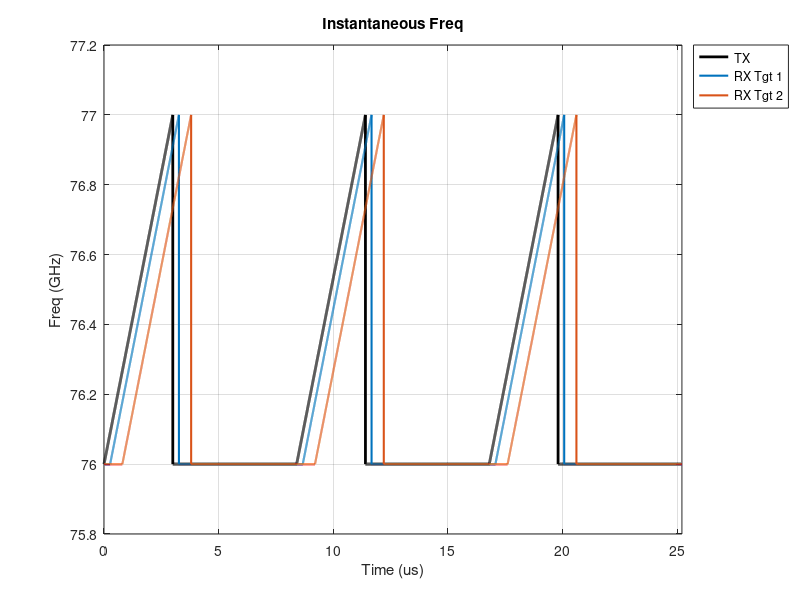
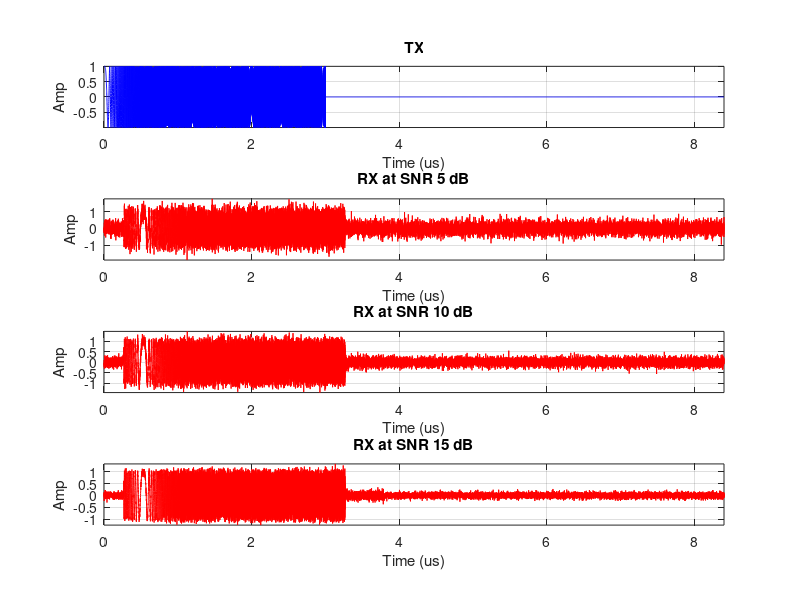

Write the MATLAB code that produced these figures, in order.
% Task A: TX,RX GEN
% BY: Salah Waheed, Islam Ahmed
clear; close all; clc;

%% Paramaters

c = 3e8; 
fc = 76.5e9;   %carrier       
B = 1e9; %Bandwidht
Tc = 3e-6; % chirp duration
PRI = 8.4e-6;
slope = B/Tc;
f_start = fc - B/2; 
f_stop = fc + B/2;
Ts = 0.5e-9;
Fs = 1/Ts;
Np = 512;           % num pulses
Ns = round(Tc/Ts);   % samples per chirp
Npri = round(PRI/Ts); % samples per PRI
snr_vals = [5, 10, 15]; 

%% Targets [R, V]
Tgt = [
    40    30;
    120  -80
];
n_tgt = size(Tgt,1);

%% instentous freq
figure('Name', 'Freq Check', 'Position', [50 50 800 400], 'Color', 'w');
n_show = 3;
t_ax = 0:Ts:(n_show*PRI - Ts);
len_t = length(t_ax);

% Tx line
tx_freq = f_start * ones(size(t_ax));
for n = 0:n_show-1
    t0 = n*PRI;
    mask = (t_ax >= t0) & (t_ax < t0 + Tc);
    tx_freq(mask) = f_start + slope*(t_ax(mask) - t0);
end

% Rx lines
rx_freq = f_start * ones(n_tgt, len_t); 
for k = 1:n_tgt
    delay = 2 * Tgt(k,1) / c;
    for n = 0:n_show-1
        t0 = n*PRI;
        mask = (t_ax >= t0 + delay) & (t_ax < t0 + delay + Tc);
        if any(mask)
            rx_freq(k, mask) = f_start + slope*(t_ax(mask) - t0 - delay);
        end
    end
end

% Plotting
plot(t_ax*1e6, tx_freq/1e9, 'k', 'LineWidth', 2); hold on;
cols = lines(n_tgt);
lgd = {'TX'};

for k = 1:n_tgt
    plot(t_ax*1e6, rx_freq(k,:)/1e9, 'LineWidth', 1.5, 'Color', cols(k,:));
    lgd{end+1} = sprintf('RX Tgt %d', k);
end

xlabel('Time (us)'); ylabel('Freq (GHz)');
title('Instantaneous Freq');
legend(lgd, 'Location', 'bestoutside');
ylim([75.8 77.2]); xlim([0 n_show*PRI*1e6]); grid on;

%% TX,RX signals 
% Figure setup
fig_raw = figure('Name', 'Raw Signals', 'Color', 'w', 'Position', [100 100 800 900]);
t_sec = (0:Npri-1)*Ts;

% Generate TX 

Nt = Np * Npri;
Tx = zeros(1, Nt);
t_base = (0:Ns-1)*Ts;

for n = 0:Np-1
    idx = n*Npri + 1;
    Tx(idx:idx+Ns-1) = exp(1j * pi * slope * t_base.^2);
end

figure(fig_raw);
subplot(4,1,1); 
plot(t_sec*1e6, real(Tx(1:Npri)), 'b');
title('TX');
xlabel('Time (us)'); ylabel('Amp');
grid on; axis tight;

% Loop RX for SNRs
for i = 1:length(snr_vals)
    snr = snr_vals(i);
    fprintf('Running SNR %d dB...\n', snr);

    % Rx gen
    Rx = zeros(1, Nt);
    for k = 1:n_tgt
        R = Tgt(k,1); 
        V = Tgt(k,2); 
        A = (40 / R)^2; 
        
        for n = 0:Np-1
            t_slow = n * PRI;
            r_curr = R + V * t_slow;
            tau = 2 * r_curr / c;
            d_samp = round(tau/Ts);
            phs = exp(-1j * 2 * pi * fc * tau);
            
            idx = n*Npri + 1 + d_samp;
            
            if idx+Ns-1 <= Nt
                sig = A * (exp(1j * pi * slope * (t_base - tau).^2) * phs);
                Rx(idx:idx+Ns-1) = Rx(idx:idx+Ns-1) + sig;
            end
        end
    end

    % Add noise
    Rx_noisy = awgn(Rx, snr, 'measured'); 

    % Plotting
    figure(fig_raw);
    subplot(4,1,i+1); 
    plot(t_sec*1e6, real(Rx_noisy(1:Npri)), 'r');
    title(sprintf('RX at SNR %d dB', snr));
    xlabel('Time (us)'); ylabel('Amp');
    grid on; axis tight;
end